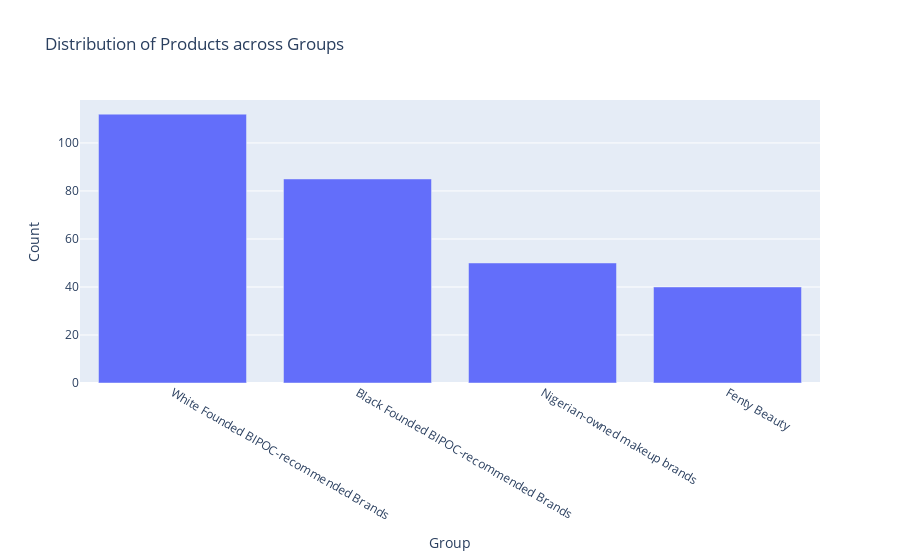

Notebook source saved alongside this figure:
### Code cell
# Visualize the distribution of products across different groups
group_counts = clean_shades_df['Group'].value_counts()
fig = px.bar(group_counts, x=group_counts.index, y=group_counts.values, title='Distribution of Products across Groups')

# Define x and y labels
fig.update_xaxes(title="Group")
fig.update_yaxes(title="Count")

fig.show()

### Figure 1 — Plotly figure (JSON) as saved in the notebook; plotly's stock layout.template omitted (floating-point values rounded to 4 significant figures)
{"data": [{"alignmentgroup": "True", "hovertemplate": "index=%{x}<br>y=%{y}<extra></extra>", "legendgroup": "", "marker": {"color": "#636efa", "pattern": {"shape": ""}}, "name": "", "offsetgroup": "", "orientation": "v", "showlegend": false, "textposition": "auto", "type": "bar", "x": ["White Founded BIPOC-recommended Brands", "Black Founded BIPOC-recommended Brands", "Nigerian-owned makeup brands", "Fenty Beauty"], "xaxis": "x", "y": [112, 85, 50, 40], "yaxis": "y"}], "layout": {"barmode": "relative", "legend": {"tracegroupgap": 0}, "title": {"text": "Distribution of Products across Groups"}, "xaxis": {"anchor": "y", "domain": [0, 1], "title": {"text": "Group"}}, "yaxis": {"anchor": "x", "domain": [0, 1], "title": {"text": "Count"}}}}
